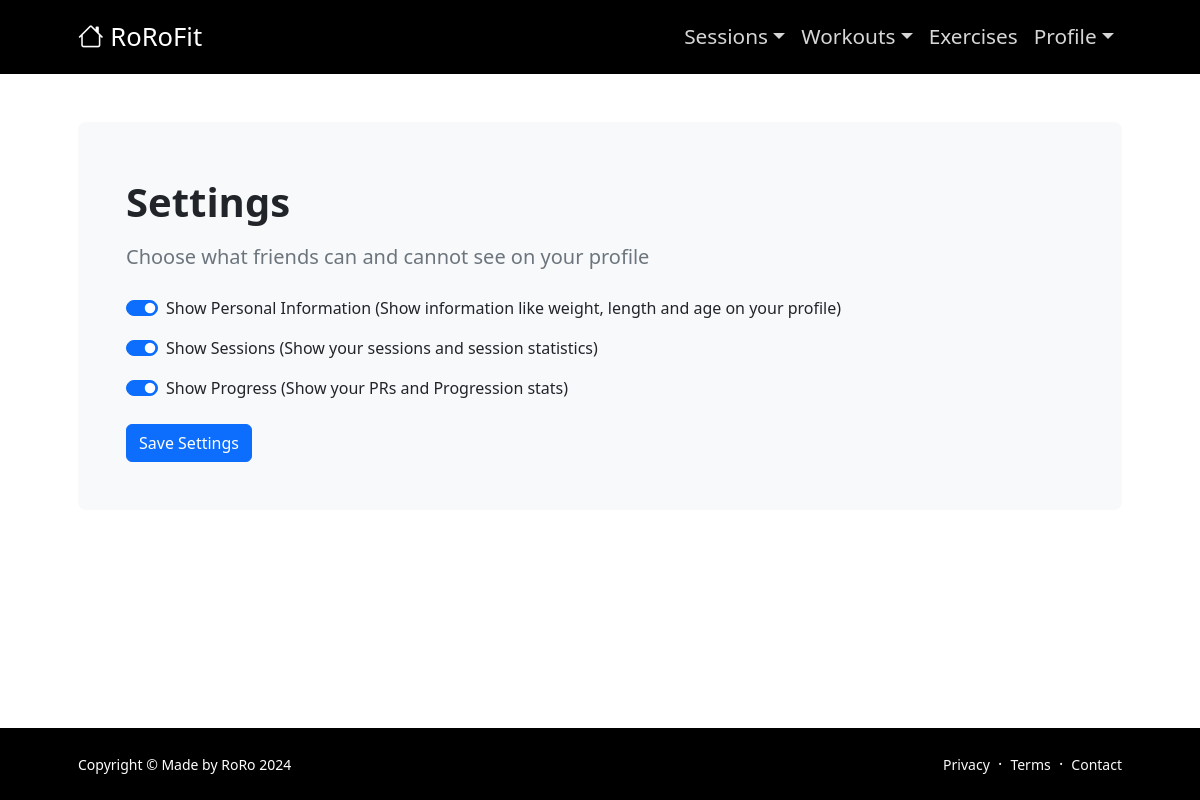
The page /myprofile/settings (signed in) on the database its author committed.
### authorizeapp/models.py (models this page shows, shortened)
class UserSettings(models.Model):
    user = models.OneToOneField(settings.AUTH_USER_MODEL, on_delete=models.CASCADE, related_name='setting_view')
    show_sessions = models.BooleanField(default=True)
    show_personal_info = models.BooleanField(default=True)
    show_progress= models.BooleanField(default=True)

### authorizeapp/views.py (the view, shortened to what this page needs)
# urls.py: path('myprofile/settings', views.settings_view, name='settings'),
@login_required
def settings_view(request):
    usersettings = UserSettings.objects.get(user=request.user)
    return render(request, 'settings.html', {'settings_user': usersettings})

### templates/settings.html (shortened to what this page needs)
{% extends 'base.html' %}
{% load static %}
{% block content %}
    <div class="container px-md-5 px-3">
        <div class="bg-light rounded-3 py-md-5 py-4 px-md-5 px-4">
            <div class="">
                <div class="row gx-5 justify-content-center">
                    <div class="col-lg-12 col-xl-12">
                    <div class="col-lg-12 col-xl-12">
                        <h1 class="fw-bolder mb-3">Settings</h1>
                        <p class="lead fw-normal text-muted mb-4">Choose what friends can and cannot see on your profile</p>
                        <form method="post">
                            <div class="mb-3 form-check form-switch">
                                <input class="form-check-input" type="checkbox" id="showPersonalInfo" name="personal_info" {% if settings_user.show_personal_info %} checked {% endif %}>
                                <label class="form-check-label" for="showPersonalInfo">Show Personal Information (Show information like weight, length and age on your profile)</label>
                            </div>
                            <div class="mb-3 form-check form-switch">
                                <input class="form-check-input" type="checkbox" id="showSessions" name="sessions" {% if settings_user.show_sessions %} checked {% endif %}>
                                <label class="form-check-label" for="showSessions">Show Sessions (Show your sessions and session statistics)</label>
                            </div>
                            <div class="mb-4 form-check form-switch">
                                <input class="form-check-input" type="checkbox" id="showProgress" name="progress" {% if settings_user.show_progress %} checked {% endif %}>
                                <label class="form-check-label" for="showProgress">Show Progress (Show your PRs and Progression stats)</label>
                            </div>
                            <button type="submit" class="btn btn-primary">Save Settings</button>
                        </form>
                    </div>
                </div>
            </div>
        </div>
    </div>
{% endblock content %}

### rows shown on the page
UserSettings: show_personal_info "☑", show_sessions "☑", show_progress "☑"
